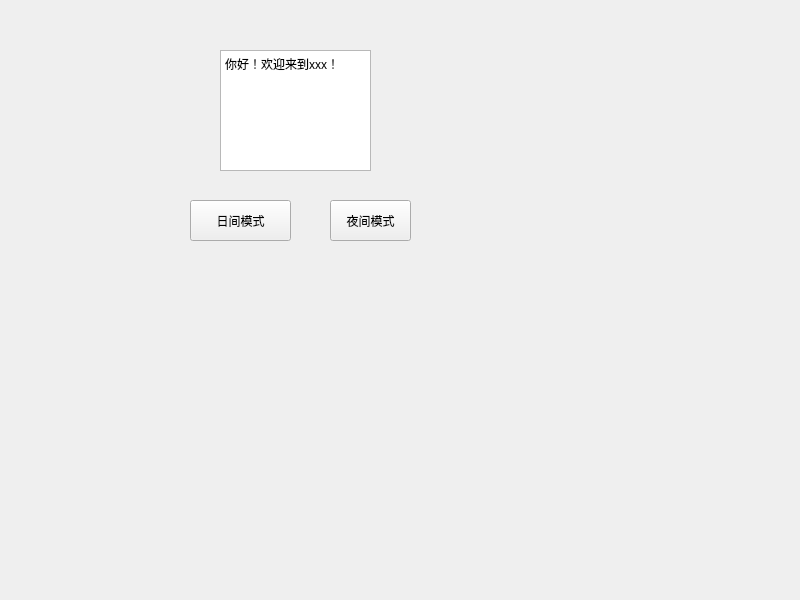
<?xml version="1.0" encoding="UTF-8"?>
<ui version="4.0">
 <class>Widget</class>
 <widget class="QWidget" name="Widget">
  <property name="geometry">
   <rect>
    <x>0</x>
    <y>0</y>
    <width>800</width>
    <height>600</height>
   </rect>
  </property>
  <property name="windowTitle">
   <string>Widget</string>
  </property>
  <widget class="QPlainTextEdit" name="plainTextEdit">
   <property name="geometry">
    <rect>
     <x>220</x>
     <y>50</y>
     <width>151</width>
     <height>121</height>
    </rect>
   </property>
   <property name="plainText">
    <string>你好！欢迎来到xxx！
</string>
   </property>
  </widget>
  <widget class="QPushButton" name="pushButton_light">
   <property name="geometry">
    <rect>
     <x>190</x>
     <y>200</y>
     <width>101</width>
     <height>41</height>
    </rect>
   </property>
   <property name="text">
    <string>日间模式</string>
   </property>
  </widget>
  <widget class="QPushButton" name="pushButton_black">
   <property name="geometry">
    <rect>
     <x>330</x>
     <y>200</y>
     <width>81</width>
     <height>41</height>
    </rect>
   </property>
   <property name="text">
    <string>夜间模式</string>
   </property>
  </widget>
 </widget>
 <resources/>
 <connections/>
</ui>
